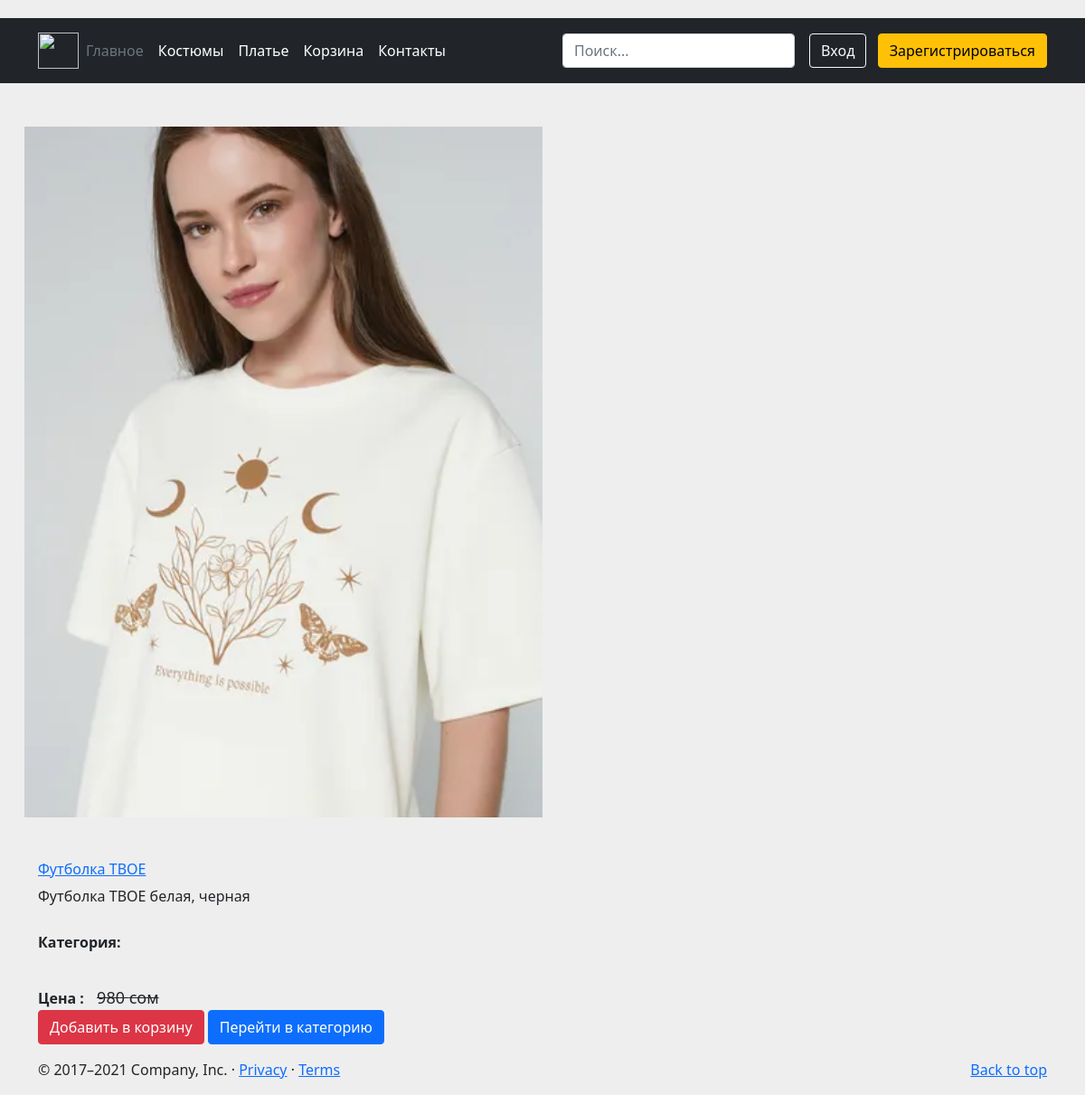
Before: /detail/1 with the older database file.
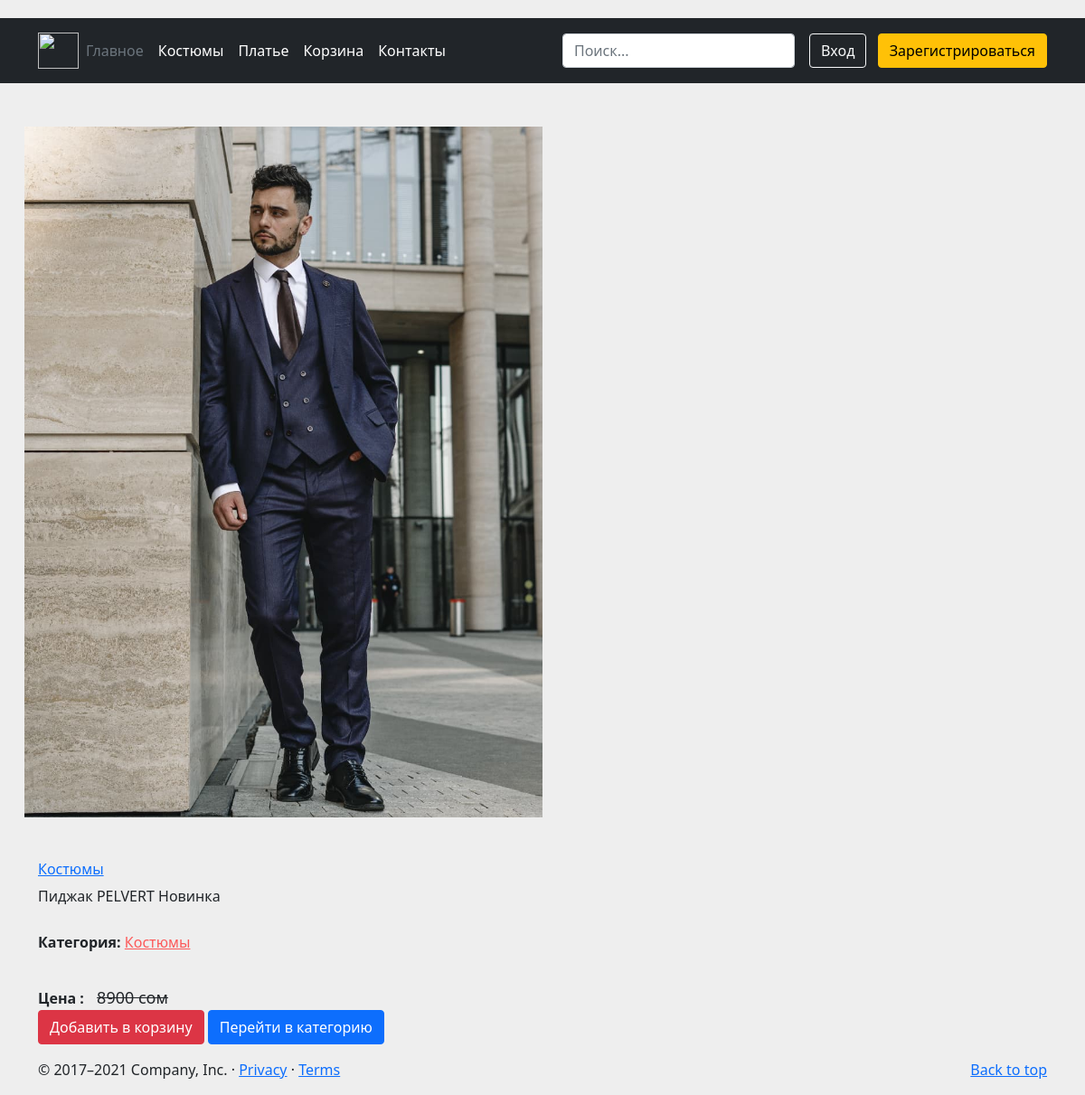
After: the same page with the newer database file.
### marketplace/models.py (models this page shows)
class Product(models.Model):
    name = models.CharField("Название товара", max_length=255)
    price = models.IntegerField("Цена", default=0)
    category = models.ForeignKey(Category2, verbose_name="Категория", on_delete=models.CASCADE)
    description = models.CharField("Описание", max_length=255, default='', blank=True, null=True)
    image = models.ImageField("Изображение", upload_to='upload/products')

class Category2(models.Model):
    name = models.CharField(max_length=100)
    description = models.CharField(max_length=255)
    img = models.ImageField("Изображение", upload_to='upload/categories')
    def __str__(self):
        return self.name

### marketplace/views.py (the view)
# urls.py: path('detail/<int:pk>', detail, name='detail'),
def detail(request, pk):
    detail_product = Product.objects.get(pk=pk)
    print(detail_product)
    return render(request, 'detail.html', {'detail_product':detail_product})

### templates/detail.html (shortened to what this page needs)
{% extends 'base.html' %}
{% block content %}
    <div class="container bootdey mt-5">
        <div class="col-md-12">
        <section class="panel">
              <div class="panel-body">
                  <div class="col-md-6">
                      <div class="pro-img-details">
                          <img src="{{detail_product.image.url}} " alt="">
                      </div>
                  </div>
                  <div class="col-md-6 mt-5">
                      <h4 class="pro-d-title">
                          <a href="#" class="">
                            {{detail_product.name}}
                          </a>
                      </h4>
                      <p>
                        {{detail_product.description}}
                      </p>
                      <div class="product_meta">
                          <span class="posted_in"> <strong>Категория:</strong> <a rel="tag" href="{% url 'homepage' %}">{{detail_product.category}} </a></span>
                      </div>
                      <div class="m-bot15"> <strong>Цена : </strong> <span class="amount-old">{{detail_product.price}} сом </span> </div>
                      <p>
                          <a href="{% url  'addToCart' pk=detail_product.pk %}" class="btn btn-round btn-danger" type="button"> Добавить в корзину</a>
                          <a href="{% url  'products' pk=detail_product.pk %}" class="btn btn-round btn-primary" type="button">Перейти в категорию</a>
                      </p>
                  </div>
              </div>
          </section>
          </div>
          </div>
{% endblock %}

### templates/base.html (shortened to what this page needs)
<!DOCTYPE html>
{% load static %}
<html lang="en">
<head>
    <link href="https://cdn.jsdelivr.net/npm/bootstrap@5.1.3/dist/css/bootstrap.min.css" rel="stylesheet">
    <link href="https://unpkg.com/aos@2.3.1/dist/aos.css" rel="stylesheet">
    <link rel="stylesheet" href="{% static 'css/base.css' %}">
</head>
<body>
    <header class="p-3 bg-dark text-white">
        <div class="container">
          <div class="d-flex flex-wrap align-items-center justify-content-center justify-content-lg-start">
            <a href="{% url 'homepage' %}"><img height="40" width="45" src="https://png.pngtree.com/element_our/png_detail/20181208/u-letter-logo-vector-design-initial-letter-u-logo-design-png_265183.jpg" alt=""></a>
            <ul class="nav col-12 col-lg-auto me-lg-auto mb-2 justify-content-center mb-md-0">
              <li><a href="{% url 'homepage' %}" class="nav-link px-2 text-secondary">Главное</a></li>
              <li><a href="#suit" class="nav-link px-2 text-white">Костюмы</a></li>
              <li><a href="#wed" class="nav-link px-2 text-white">Платье</a></li>
              <li><a href="{% url 'cart' %}" class="nav-link px-2 text-white">Корзина</a></li>
              <li><a href="#contact" class="nav-link px-2 text-white">Контакты</a></li>
            </ul>
            <form action="/search/" method="POST" class="col-12 col-lg-auto mb-3 mb-lg-0 me-lg-3">
              <input type="search" name="search" class="form-control form-control-dark" placeholder="Поиск..." aria-label="Search">
            </form>
            <div class="text-end">
              {% if request.user.is_authenticated %}
              <a href="{% url 'signout' %}" type="button" class="btn btn-outline-light me-2">Выход</a>
              <a href="">{{user.username}}</a>
              {% else %}
              <a href="{% url 'signin' %}" type="button" class="btn btn-outline-light me-2">Вход</a>
              <a href="{% url 'signup' %}" type="button" class="btn btn-warning">Зарегистрироваться</a>
              {% endif %}
            </div>
          </div>
        </div>
      </header>
      {% block content %}
      {% endblock content  %}
            <footer class="container">
            <p class="float-end"><a href="base.html">Back to top</a></p>
            <p>© 2017–2021 Company, Inc. · <a href="#">Privacy</a> · <a href="#">Terms</a></p>
          </footer>
</body>
</html>

### static/css/base.css (style rules this page uses)
body { margin-top:20px; background:#eee; }
.panel { border: none; box-shadow: none; }
.pro-img-details { margin-left: -15px; }
.pro-img-details img { width: 100%; }
.pro-d-title { font-size: 16px; margin-top: 0; }
.product_meta { border-top: 1px solid #eee; border-bottom: 1px solid #eee; padding: 10px 0; margin: 15px 0; }
.product_meta span { display: block; margin-bottom: 10px; }
.product_meta a, .pro-price { color:#fc5959 ; }
.pro-price, .amount-old { font-size: 18px; padding: 0 10px; }
.amount-old { text-decoration: line-through; }

Changed rows visible on the page:
changed Product: image: a different picture; name "Футболка ТВОЕ" → "Костюмы"; description "Футболка ТВОЕ белая, черная" → "Пиджак PELVERT Новинка"; category (not shown) → "Костюмы"; price "980" → "8900"
